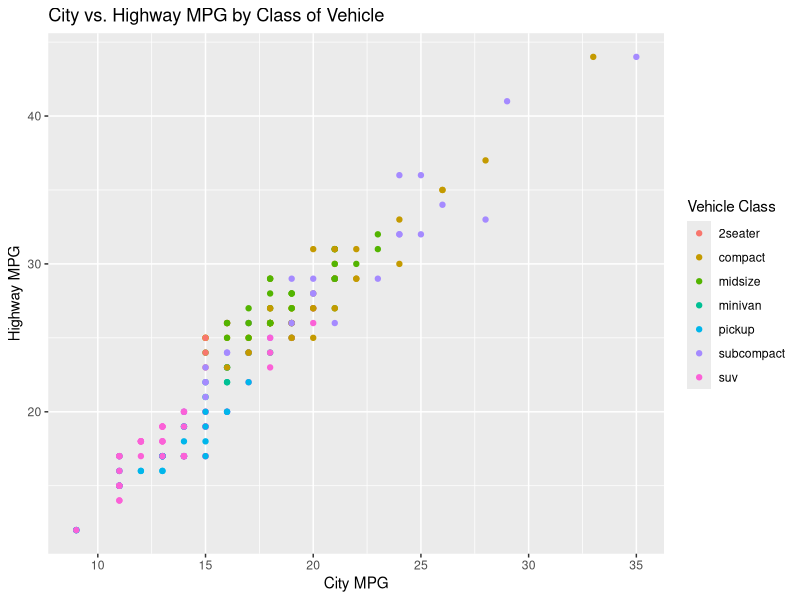

Source code (R):

library(ggplot2)

data(mpg)

ggplot(mpg, aes(x = cty, y = hwy, color = class)) +
  geom_point() +
  labs(title = "City vs. Highway MPG by Class of Vehicle", x = "City MPG", y = "Highway MPG", color = "Vehicle Class")
